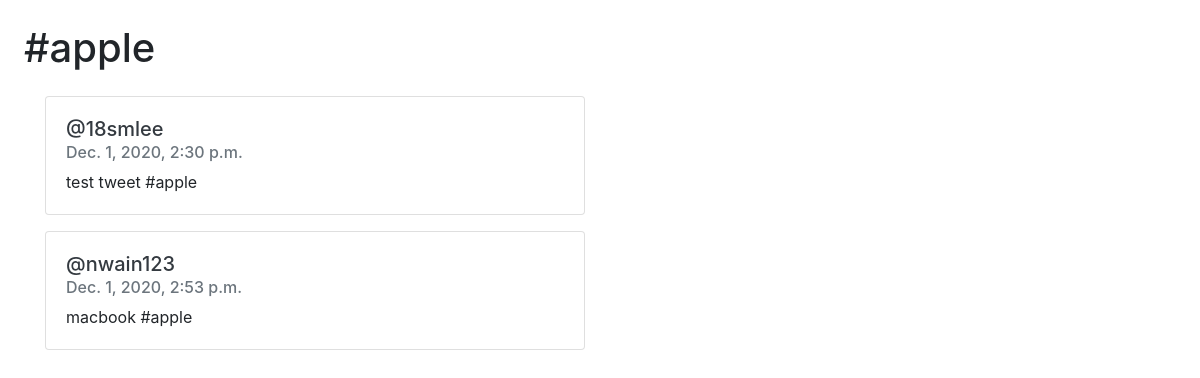
Page /hashtag/apple/ on the committed database.
### twitterApp/models.py (models this page shows, shortened)
class Hashtag(models.Model):
    title = models.CharField(max_length=20)

class Tweet(models.Model):
    author = models.ForeignKey(User, on_delete=models.CASCADE)
    body = models.TextField()
    timeStamp = models.DateTimeField(auto_now=True)
    tags = models.ManyToManyField('Hashtag', blank=True)
    likes = models.ManyToManyField(User, related_name='likedTweet')

### twitterApp/views.py (the view)
# urls.py: path('hashtag/<tagTitle>/', hashtag_view, name="hashtag_view"),
def hashtag_view(request, tagTitle):
    hashtag = Hashtag.objects.get(title=tagTitle)
    tweetsWithTag = Tweet.objects.filter(tags__title=hashtag.title)
    print("tweets with this tag", tweetsWithTag)
    return render(request, 'hashtag.html', {'hashtag': hashtag, 'tweetsWithTag': tweetsWithTag})

### twitterApp/templates/hashtag.html (shortened to what this page needs)
<!doctype html>
<html lang="en">
  <head>
    <link rel="stylesheet" href="https://stackpath.bootstrapcdn.com/bootstrap/4.3.1/css/bootstrap.min.css">
  </head>
  <body>
    <h1 class="m-4">#{{hashtag.title}}</h1>
    <div class="container">
      <div class="row">
        <div class="col-6">
          {% for tweet in tweetsWithTag %}
          <div class="card mb-3">
            <div class="card-body">
              <h5><a class="text-dark" href="{% url 'profile_view' tweet.author%}">@{{tweet.author}}</a></h5>
              <h6 class="card-subtitle mb-2 text-muted">{{tweet.timeStamp}}</h6>
              <p class="card-text">{{tweet.body}}</p>
            </div>
          </div>
        {% endfor %}
        </div>
      </div>
    </div>
  </body>
</html>

### rows in the picture
Hashtag: title "apple"
Tweet: author "18smlee", timeStamp "Dec. 1, 2020, 2:30 p.m.", body "test tweet #apple"
Tweet: author "nwain123", timeStamp "Dec. 1, 2020, 2:53 p.m.", body "macbook #apple"
